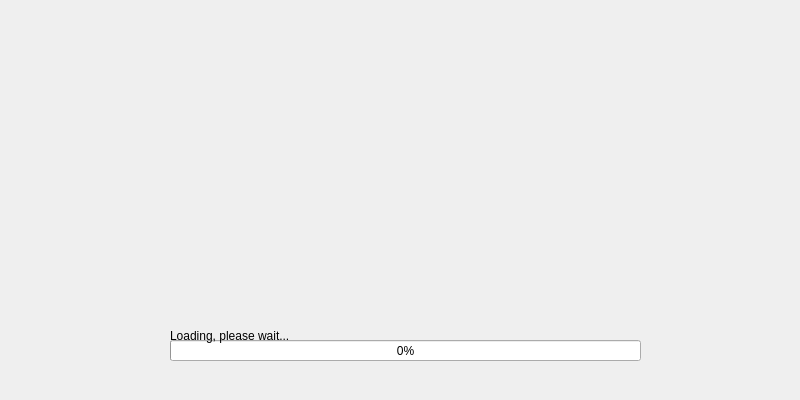
<?xml version="1.0" encoding="UTF-8"?>
<ui version="4.0">
 <class>wd_Loading</class>
 <widget class="QMainWindow" name="wd_Loading">
  <property name="geometry">
   <rect>
    <x>0</x>
    <y>0</y>
    <width>800</width>
    <height>400</height>
   </rect>
  </property>
  <property name="windowTitle">
   <string>Loading Window</string>
  </property>
  <widget class="QWidget" name="centralwidget">
   <widget class="QProgressBar" name="pb_LoadingPercent">
    <property name="geometry">
     <rect>
      <x>170</x>
      <y>340</y>
      <width>471</width>
      <height>21</height>
     </rect>
    </property>
    <property name="font">
     <font>
      <pointsize>9</pointsize>
     </font>
    </property>
    <property name="value">
     <number>0</number>
    </property>
   </widget>
   <widget class="QLabel" name="lbl_Loading">
    <property name="geometry">
     <rect>
      <x>170</x>
      <y>320</y>
      <width>181</width>
      <height>31</height>
     </rect>
    </property>
    <property name="font">
     <font>
      <pointsize>9</pointsize>
     </font>
    </property>
    <property name="text">
     <string>Loading, please wait...</string>
    </property>
    <property name="alignment">
     <set>Qt::AlignLeading|Qt::AlignLeft|Qt::AlignVCenter</set>
    </property>
   </widget>
   <widget class="QLabel" name="lbl_LoadingStatus">
    <property name="geometry">
     <rect>
      <x>170</x>
      <y>380</y>
      <width>431</width>
      <height>20</height>
     </rect>
    </property>
    <property name="font">
     <font>
      <pointsize>9</pointsize>
     </font>
    </property>
    <property name="text">
     <string/>
    </property>
    <property name="alignment">
     <set>Qt::AlignCenter</set>
    </property>
   </widget>
  </widget>
 </widget>
 <resources/>
 <connections/>
</ui>
